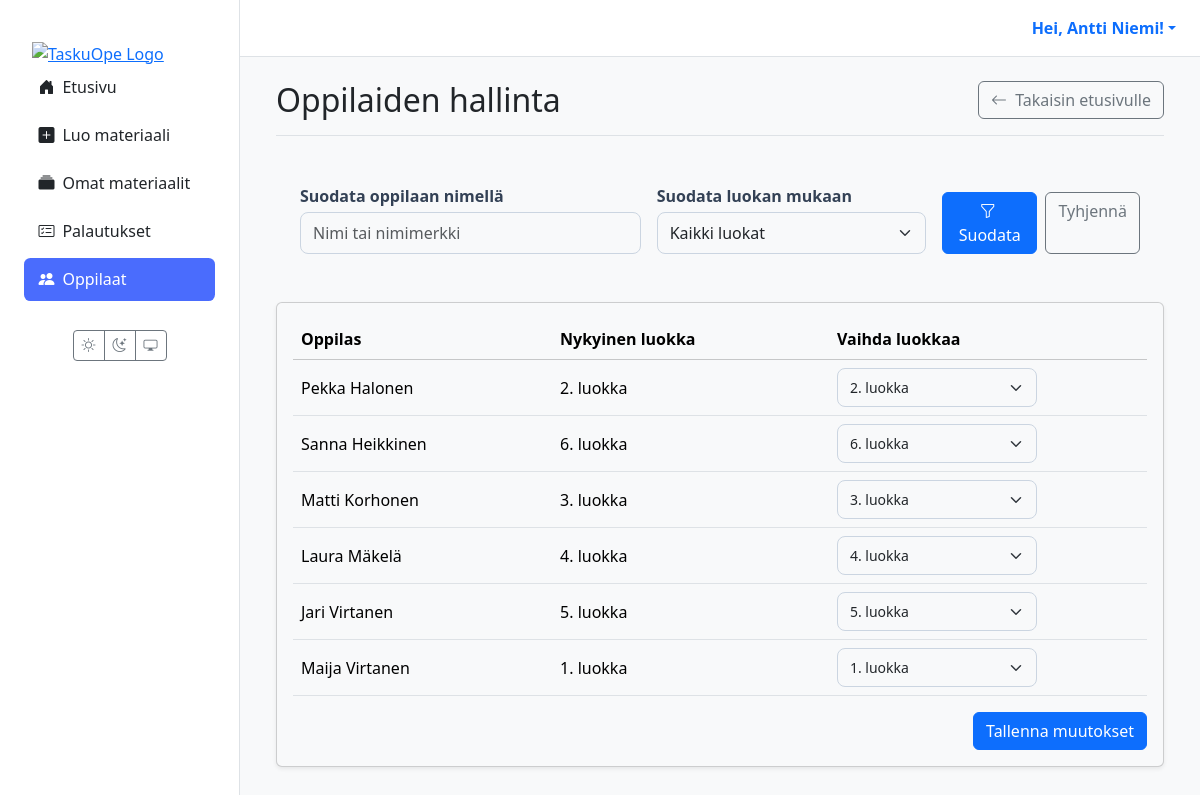
The page /students/ (signed in) on the database its author committed.
### users/models.py (models this page shows, shortened)
class CustomUser(AbstractUser):
    class Role(models.TextChoices):
        TEACHER = 'TEACHER', 'Teacher'
        STUDENT = 'STUDENT', 'Student'
    role = models.CharField(max_length=50, choices=Role.choices, default=Role.STUDENT)
    grade_class = models.PositiveSmallIntegerField(
        verbose_name="Luokka-aste",
        null=True,
        blank=True,
        choices=[(i, f"{i}. luokka") for i in range(1, 7)]
    )
    profile_image = models.ImageField(
        verbose_name="Profiilikuva",
        upload_to='profile_pics/',
        null=True,
        blank=True
    )

### materials/views/teacher.py (the view, shortened to what this page needs)
# urls.py: path('students/', views.teacher_student_list_view, name='teacher_student_list'),
@login_required
def teacher_student_list_view(request):
    if request.user.role != 'TEACHER':
        messages.error(request, "Vain opettajat voivat hallita opiskelijoita.")
        return redirect('dashboard')
    students = CustomUser.objects.filter(role='STUDENT').order_by('last_name', 'first_name')
    grade_choices = CustomUser._meta.get_field('grade_class').choices
    students = CustomUser.objects.filter(role='STUDENT').order_by('last_name', 'first_name')
    q = (request.GET.get('q') or '').strip()
    selected_grade = request.GET.get('grade', '').strip()
    if selected_grade:
        students = students.filter(grade_class=selected_grade)
    grade_choices = CustomUser._meta.get_field('grade_class').choices
    context = {
        'students': students,
        'grade_choices': grade_choices,
        'q': q,   # <-- välitetään templatelle
        'selected_grade': selected_grade,
    }
    return render(request, 'materials/teacher_student_list.html', context)

### templates/materials/teacher_student_list.html (shortened to what this page needs)
{% extends 'partials/base.html' %}
{% block content %}
<div class="container-fluid">
  <div class="d-flex justify-content-between align-items-center mb-4 border-bottom pb-3">
    <h1 class="h2 mb-0">Oppilaiden hallinta</h1>
    <a href="{% url 'dashboard' %}" class="btn btn-outline-secondary">
      <i class="bi bi-arrow-left me-1"></i> Takaisin etusivulle
    </a>
  </div>
<form method="get" class="filter-panel p-3 p-md-4 rounded-3 mb-4">
  <div class="row g-3 align-items-end">
    <div class="col-md-5">
      <label for="student-query" class="form-label fw-semibold mb-1">Suodata oppilaan nimellä</label>
      <input type="text"
             id="student-query"
             name="q"
             value="{{ q|default_if_none:'' }}"
             class="form-control"
             placeholder="Nimi tai nimimerkki">
    </div>
    <div class="col-md-4">
      <label for="grade-filter" class="form-label fw-semibold mb-1">Suodata luokan mukaan</label>
      <select id="grade-filter" name="grade" class="form-select">
        <option value="">Kaikki luokat</option>
      </select>
    </div>
    <div class="col-md-3 d-flex gap-2 justify-content-md-end">
      <button type="submit" class="btn btn-primary">
        <i class="bi bi-funnel me-1"></i> Suodata
      </button>
      <a href="{% url 'teacher_student_list' %}" class="btn btn-outline-secondary">Tyhjennä</a>
    </div>
  </div>
</form>
  <div class="card shadow-sm">
    <div class="card-body">
      <form method="post">
        <table class="table table-hover align-middle tasks">
          <thead class="table-light">
            <tr>
              <th>Oppilas</th>
              <th>Nykyinen luokka</th>
              <th>Vaihda luokkaa</th>
            </tr>
          </thead>
          <tbody>
            {% for student in students %}
              <tr>
                <td data-label="Oppilas">{{ student.get_full_name|default:student.username }}</td>
                <td data-label="Nykyinen luokka">{{ student.get_grade_class_display|default:"Ei asetettu" }}</td>
                <td data-label="Vaihda luokkaa">
                  <select name="student-{{ student.id }}" class="form-select form-select-sm" style="max-width: 200px;">
                    {% for grade, display in grade_choices %}
                      <option value="{{ grade }}" {% if student.grade_class == grade %}selected{% endif %}>
                        {{ display }}
                      </option>
                    {% endfor %}
                  </select>
                </td>
              </tr>
            {% empty %}
              <tr>
                <td colspan="3" class="text-center text-muted py-4">Järjestelmässä ei ole oppilaita.</td>
              </tr>
            {% endfor %}
          </tbody>
        </table>
        <div class="mt-3 text-end">
          <button type="submit" class="btn btn-primary">Tallenna muutokset</button>
        </div>
      </form>
    </div>
  </div>
</div>
{% endblock %}

### templates/partials/base.html (shortened to what this page needs)
{% load static %}
<!DOCTYPE html>
<html lang="fi" data-bs-theme="light">
<head>
  <link href="https://cdn.jsdelivr.net/npm/bootstrap@5.3.2/dist/css/bootstrap.min.css" rel="stylesheet">
  <link rel="stylesheet" href="https://cdn.jsdelivr.net/npm/bootstrap-icons@1.11.3/font/bootstrap-icons.min.css">
  <link rel="stylesheet" href="{% static 'css/style.css' %}">
</head>
<body>
  <div class="main-layout-container">
    <aside class="sidebar d-none d-lg-flex flex-column">
      <div class="flex-column w-100">
        <a href="{% url 'dashboard' %}" class="px-3 pt-3 d-block"><img src="{% static 'images/logo1.png' %}" alt="TaskuOpe Logo" class="img-fluid"></a>
        {% with nm=request.resolver_match.url_name %}
        <nav class="nav nav-pills flex-column mb-4 px-2">
          <a href="{% url 'dashboard' %}" class="nav-link {% if nm == 'dashboard' %}active{% endif %}"><i class="bi bi-house-door-fill me-2"></i>Etusivu</a>
          {% if request.user.is_authenticated and request.user.role == 'STUDENT' %}
            <a href="{% url 'student_assignments' %}" class="nav-link {% if nm == 'student_assignments' %}active{% endif %}"><i class="bi bi-list-check me-2"></i>Omat tehtävät</a>
            <a href="{% url 'student_games' %}" class="nav-link {% if nm == 'student_games' %}active{% endif %}"><i class="bi bi-controller me-2"></i>Pelit</a>
            <a href="{% url 'student_grades' %}" class="nav-link {% if nm == 'student_grades' %}active{% endif %}"><i class="bi bi-award me-2"></i>Palautukset & arvioinnit</a>
          {% elif request.user.is_authenticated and request.user.role == 'TEACHER' %}
            <a href="{% url 'create_material' %}" class="nav-link {% if nm == 'create_material' %}active{% endif %}"><i class="bi bi-plus-square-fill me-2"></i>Luo materiaali</a>
            <a href="{% url 'material_list' %}" class="nav-link {% if nm == 'material_list' %}active{% endif %}"><i class="bi bi-collection-fill me-2"></i>Omat materiaalit</a>
            <a href="{% url 'view_all_submissions' %}" class="nav-link {% if nm == 'view_all_submissions' %}active{% endif %}"><i class="bi bi-card-checklist me-2"></i>Palautukset</a>
            <a href="{% url 'teacher_student_list' %}" class="nav-link {% if nm == 'teacher_student_list' %}active{% endif %}"><i class="bi bi-people-fill me-2"></i>Oppilaat</a>
          {% endif %}
        </nav>
        {% endwith %}
        <div class="mt-auto text-center pb-3">
          <div class="btn-group"><button id="theme-light" class="btn btn-outline-secondary btn-sm"><i class="bi bi-sun"></i></button><button id="theme-dark" class="btn btn-outline-secondary btn-sm"><i class="bi bi-moon-stars"></i></button><button id="theme-system" class="btn btn-outline-secondary btn-sm"><i class="bi bi-display"></i></button></div>
        </div>
      </div>
    </aside>
    <div class="main-content-wrapper">
      <header class="main-header d-none d-lg-flex justify-content-end align-items-center px-4 py-3">
        <div class="dropdown">
          <a href="#" class="d-flex align-items-center text-decoration-none dropdown-toggle" data-bs-toggle="dropdown">
            <strong>Hei, {{ user.get_full_name|default:user.username }}!</strong>
          </a>
        </div>
      </header>
      <main class="page-content">
        {% block content %}{% endblock %}
      </main>
    </div>
  </div>
</body>
</html>

### TaskuOpe/static/css/style.css (style rules this page uses)
:root { --sidebar-width: 240px; }
[data-bs-theme="light"] { --bg-color: #f8f9fa; --card-bg-color: #ffffff; --text-color: #212529; --border-color: #dee2e6; --bs-body-bg: var(--bg-color); --bs-body-color: var(--text-color); --bs-border-color: var(--border-color); --bs-card-bg: var(--card-bg-color); }
html, body { height: 100%; overflow: hidden; }
.main-layout-container { display: flex; flex-direction: row; height: 100%; width: 100%; background-color: var(--bs-body-bg); }
.sidebar { width: var(--sidebar-width); flex-shrink: 0; height: 100vh; overflow-y: auto; background-color: var(--card-bg-color); border-right: 1px solid var(--border-color); padding: 1.5rem 1rem; }
.main-content-wrapper { flex-grow: 1; display: flex; flex-direction: column; height: 100vh; overflow: hidden; }
.main-header { flex-shrink: 0; background-color: var(--card-bg-color); border-bottom: 1px solid var(--border-color); padding: 0.75rem 1.5rem; }
.page-content { flex-grow: 1; overflow-y: auto; padding: 1.5rem; }
.sidebar .nav-link { color: var(--text-color); font-weight: 500; padding: 0.6rem 0.9rem; border-radius: 0.4rem; margin-bottom: 0.3rem; transition: background 0.2s; }
.sidebar .nav-link.active { background-color: #4a6cfd; color: #fff; }
.card-body, #markdown-preview { display: flow-root; }
.form-label { font-weight: 600; margin-bottom: 6px; color: #334155; }
.form-control, .form-select { border: 1px solid #cbd5e1; padding: 8px 12px; border-radius: 8px; transition: border-color 0.2s, box-shadow 0.2s; }
:root { --taskuope-font-sans: system-ui, -apple-system, "Segoe UI", Roboto, "Helvetica Neue", Arial, sans-serif; }

### rows shown on the page
CustomUser: get_full_name "Antti Niemi"
CustomUser: get_full_name "Pekka Halonen", grade_class "2. luokka", grade_class+id "2. luokka"
CustomUser: get_full_name "Sanna Heikkinen", grade_class "6. luokka", grade_class+id "6. luokka"
CustomUser: get_full_name "Matti Korhonen", grade_class "3. luokka", grade_class+id "3. luokka"
CustomUser: get_full_name "Laura Mäkelä", grade_class "4. luokka", grade_class+id "4. luokka"
CustomUser: get_full_name "Jari Virtanen", grade_class "5. luokka", grade_class+id "5. luokka"
CustomUser: get_full_name "Maija Virtanen", grade_class "1. luokka", grade_class+id "1. luokka"
